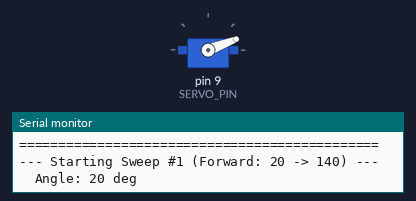
Simulated run of this sketch. Board: Arduino Uno, built with avr-gcc and run on an emulated ATmega328P. Shown: servo, the last lines printed to the serial monitor.

Above: at 1.05 s.
At 3.05 s:
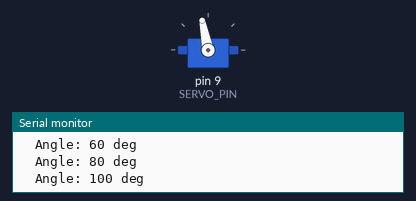
At 5.05 s:
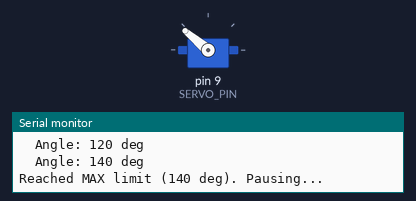
At 7.75 s:
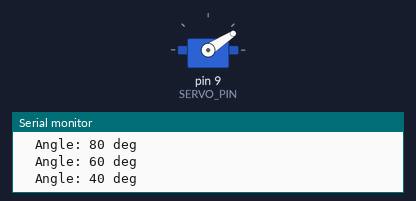
Timing chart, 0 to 11.5 s (numbered marks = the images above):
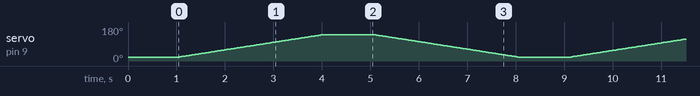

The sketch:

servo_test.ino
```cpp
/*
  MirrorHand - Standalone Single Servo Diagnostic (Arduino UNO R4 WiFi)
  =====================================================================
  Sweeps one servo on Pin 9 slowly between 20 and 140 degrees while printing
  the current angle to the Serial Monitor at 115200 baud.

  Use this to:
  1. Verify servo electrical connections and separate 5V supply before mounting on glove.
  2. Confirm smooth motion and verify the servo does not hit mechanical hard stops.
*/

#include <Servo.h>

// Configuration Constants
const int SERVO_PIN = 9;              // Pin under test (Index servo pin)
const int TEST_MIN_ANGLE = 20;        // Minimum safe test angle (degrees)
const int TEST_MAX_ANGLE = 140;       // Maximum safe test angle (degrees)
const int STEP_DELAY_MS = 25;         // Delay between 1-degree steps (controls sweep speed)
const int PAUSE_AT_LIMITS_MS = 1000;  // Pause at endpoints (ms)

Servo testServo;

void setup() {
  Serial.begin(115200);
  while (!Serial && millis() < 3000); // Short wait for serial port initialization

  Serial.println(F("=============================================="));
  Serial.println(F("  MIRRORHAND ARDUINO SINGLE SERVO BENCH TEST  "));
  Serial.print(F("  Testing Pin: "));
  Serial.print(SERVO_PIN);
  Serial.print(F(" | Range: "));
  Serial.print(TEST_MIN_ANGLE);
  Serial.print(F(" deg -> "));
  Serial.print(TEST_MAX_ANGLE);
  Serial.println(F(" deg"));
  Serial.println(F("=============================================="));

  testServo.attach(SERVO_PIN);
  testServo.write(TEST_MIN_ANGLE);
  delay(1000);
}

void loop() {
  static int sweepCount = 0;
  sweepCount++;

  Serial.println();
  Serial.print(F("--- Starting Sweep #"));
  Serial.print(sweepCount);
  Serial.print(F(" (Forward: "));
  Serial.print(TEST_MIN_ANGLE);
  Serial.print(F(" -> "));
  Serial.print(TEST_MAX_ANGLE);
  Serial.println(F(") ---"));

  // Forward sweep: MIN to MAX
  for (int angle = TEST_MIN_ANGLE; angle <= TEST_MAX_ANGLE; angle++) {
    testServo.write(angle);
    if (angle % 20 == 0) {
      Serial.print(F("  Angle: "));
      Serial.print(angle);
      Serial.println(F(" deg"));
    }
    delay(STEP_DELAY_MS);
  }

  Serial.print(F("Reached MAX limit ("));
  Serial.print(TEST_MAX_ANGLE);
  Serial.println(F(" deg). Pausing..."));
  delay(PAUSE_AT_LIMITS_MS);

  Serial.print(F("--- Starting Sweep #"));
  Serial.print(sweepCount);
  Serial.print(F(" (Reverse: "));
  Serial.print(TEST_MAX_ANGLE);
  Serial.print(F(" -> "));
  Serial.print(TEST_MIN_ANGLE);
  Serial.println(F(") ---"));

  // Reverse sweep: MAX to MIN
  for (int angle = TEST_MAX_ANGLE; angle >= TEST_MIN_ANGLE; angle--) {
    testServo.write(angle);
    if (angle % 20 == 0) {
      Serial.print(F("  Angle: "));
      Serial.print(angle);
      Serial.println(F(" deg"));
    }
    delay(STEP_DELAY_MS);
  }

  Serial.print(F("Reached MIN limit ("));
  Serial.print(TEST_MIN_ANGLE);
  Serial.println(F(" deg). Pausing..."));
  delay(PAUSE_AT_LIMITS_MS);
}
```
